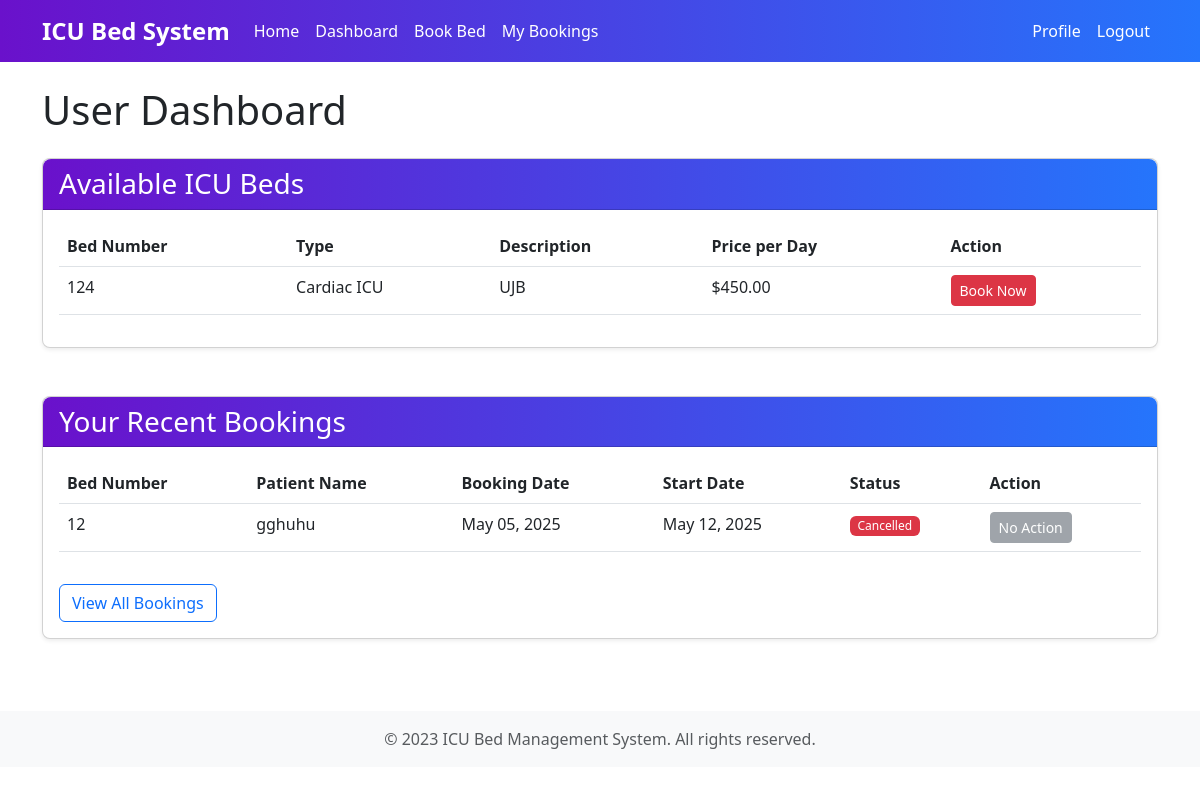
/beds/dashboard/ (signed in), run on the app's committed database.
### beds/models.py (models this page shows, shortened)
class ICUBed(models.Model):
    BED_TYPES = [
        ('general', 'General ICU'),
        ('cardiac', 'Cardiac ICU'),
        ('neonatal', 'Neonatal ICU'),
        ('pediatric', 'Pediatric ICU'),
        ('surgical', 'Surgical ICU'),
    ]
    bed_number = models.CharField(max_length=10, unique=True)
    bed_type = models.CharField(max_length=20, choices=BED_TYPES)
    is_available = models.BooleanField(default=True)
    description = models.TextField(blank=True, null=True)
    price_per_day = models.DecimalField(max_digits=10, decimal_places=2)
    created_at = models.DateTimeField(auto_now_add=True)
    updated_at = models.DateTimeField(auto_now=True)

class ICUBooking(models.Model):
    STATUS_CHOICES = [
        ('pending', 'Pending'),
        ('confirmed', 'Confirmed'),
        ('cancelled', 'Cancelled'),
        ('completed', 'Completed'),
    ]
    GENDER_CHOICES = [
        ('male', 'Male'),
        ('female', 'Female'),
        ('other', 'Other'),
    ]
    bed = models.ForeignKey(ICUBed, on_delete=models.CASCADE, related_name='bookings')
    booked_by = models.ForeignKey(User, on_delete=models.CASCADE, related_name='bookings')
    patient_name = models.CharField(max_length=100)
    patient_age = models.PositiveIntegerField()
    patient_gender = models.CharField(max_length=10, choices=GENDER_CHOICES)
    contact_number = models.CharField(max_length=15)
    medical_condition = models.TextField()
    start_date = models.DateField()
    end_date = models.DateField(null=True, blank=True)
    status = models.CharField(max_length=20, choices=STATUS_CHOICES, default='pending')
    booking_date = models.DateTimeField(auto_now_add=True)
    updated_at = models.DateTimeField(auto_now=True)

### beds/views.py (the view)
# urls.py: path('dashboard/', views.dashboard, name='dashboard'),
@login_required
def dashboard(request):
    if is_admin(request.user):
        return redirect('admin_dashboard')
    available_beds = ICUBed.objects.filter(is_available=True)
    user_bookings = ICUBooking.objects.filter(booked_by=request.user).order_by('-booking_date')[:5]
    context = {
        'available_beds': available_beds,
        'recent_bookings': user_bookings,
    }
    return render(request, 'beds/dashboard.html', context)

### beds/views.py (called while the page is built)
def is_admin(user):
    return user.is_staff or user.is_superuser

### templates/beds/dashboard.html (shortened to what this page needs)
{% extends 'base.html' %}
{% block content %}
<div class="row">
    <div class="col-md-12">
        <h1 class="mb-4">User Dashboard</h1>
    </div>
</div>
<div class="row">
    <div class="col-md-12 mb-4">
        <div class="card">
            <div class="card-header bg-new text-white">
                <h3 class="mb-0">Available ICU Beds</h3>
            </div>
            <div class="card-body">
                {% if available_beds %}
                    <div class="table-responsive">
                        <table class="table table-hover">
                            <thead>
                                <tr>
                                    <th>Bed Number</th>
                                    <th>Type</th>
                                    <th>Description</th>
                                    <th>Price per Day</th>
                                    <th>Action</th>
                                </tr>
                            </thead>
                            <tbody>
                                {% for bed in available_beds %}
                                    <tr>
                                        <td>{{ bed.bed_number }}</td>
                                        <td>{{ bed.get_bed_type_display }}</td>
                                        <td>{{ bed.description|default:"N/A" }}</td>
                                        <td>${{ bed.price_per_day }}</td>
                                        <td>
                                            <a href="{% url 'book_bed' %}?bed_id={{ bed.id }}" class="btn btn-sm btn-danger">Book Now</a>
                                        </td>
                                    </tr>
                                {% endfor %}
                            </tbody>
                        </table>
                    </div>
                {% else %}
                    <div class="alert alert-info">
                        No ICU beds are available at the moment. Please check back later.
                    </div>
                {% endif %}
            </div>
        </div>
    </div>
</div>
<div class="row">
    <div class="col-md-12">
        <div class="card">
            <div class="card-header bg-new text-white">
                <h3 class="mb-0">Your Recent Bookings</h3>
            </div>
            <div class="card-body">
                {% if recent_bookings %}
                    <div class="table-responsive">
                        <table class="table table-hover">
                            <thead>
                                <tr>
                                    <th>Bed Number</th>
                                    <th>Patient Name</th>
                                    <th>Booking Date</th>
                                    <th>Start Date</th>
                                    <th>Status</th>
                                    <th>Action</th>
                                </tr>
                            </thead>
                            <tbody>
                                {% for booking in recent_bookings %}
                                    <tr>
                                        <td>{{ booking.bed.bed_number }}</td>
                                        <td>{{ booking.patient_name }}</td>
                                        <td>{{ booking.booking_date|date:"M d, Y" }}</td>
                                        <td>{{ booking.start_date|date:"M d, Y" }}</td>
                                        <td>
                                            {% if booking.status == 'pending' %}
                                                <span class="badge bg-warning">Pending</span>
                                            {% elif booking.status == 'confirmed' %}
                                                <span class="badge bg-success">Confirmed</span>
                                            {% elif booking.status == 'cancelled' %}
                                                <span class="badge bg-danger">Cancelled</span>
                                            {% elif booking.status == 'completed' %}
                                                <span class="badge bg-info">Completed</span>
                                            {% endif %}
                                        </td>
                                        <td>
                                            {% if booking.status == 'pending' or booking.status == 'confirmed' %}
                                                <a href="{% url 'cancel_booking' booking.id %}" class="btn btn-sm btn-danger" onclick="return confirm('Are you sure you want to cancel this booking?')">Cancel</a>
                                            {% else %}
                                                <button class="btn btn-sm btn-secondary" disabled>No Action</button>
                                            {% endif %}
                                        </td>
                                    </tr>
                                {% endfor %}
                            </tbody>
                        </table>
                    </div>
                    <div class="mt-3">
                        <a href="{% url 'booking_history' %}" class="btn btn-outline-primary">View All Bookings</a>
                    </div>
                {% else %}
                    <div class="alert alert-info">
                        You have no recent bookings. <a href="{% url 'book_bed' %}">Book a bed now</a>.
                    </div>
                {% endif %}
            </div>
        </div>
    </div>
</div>
{% endblock %}

### static/css/style.css (style rules this page uses)
.card { margin-bottom: 1.5rem; border-radius: 0.5rem; box-shadow: 0 0.125rem 0.25rem rgba(0, 0, 0, 0.075); }
.card-header { border-radius: 0.5rem 0.5rem 0 0 !important; }
.badge { font-weight: 500; padding: 0.35em 0.65em; }
.table-responsive { border-radius: 0.25rem; }

### templates/base.html (style rules this page uses)
.bg-new { background-image: linear-gradient(to right, #6a11cb, #2575fc); color: white; }

### data on the page
ICUBed: bed_number "124", bed_type "Cardiac ICU", description "UJB", price_per_day "450.00"
ICUBooking: bed.bed_number "12", patient_name "gghuhu", booking_date "May 05, 2025", start_date "May 12, 2025", status "Cancelled"
